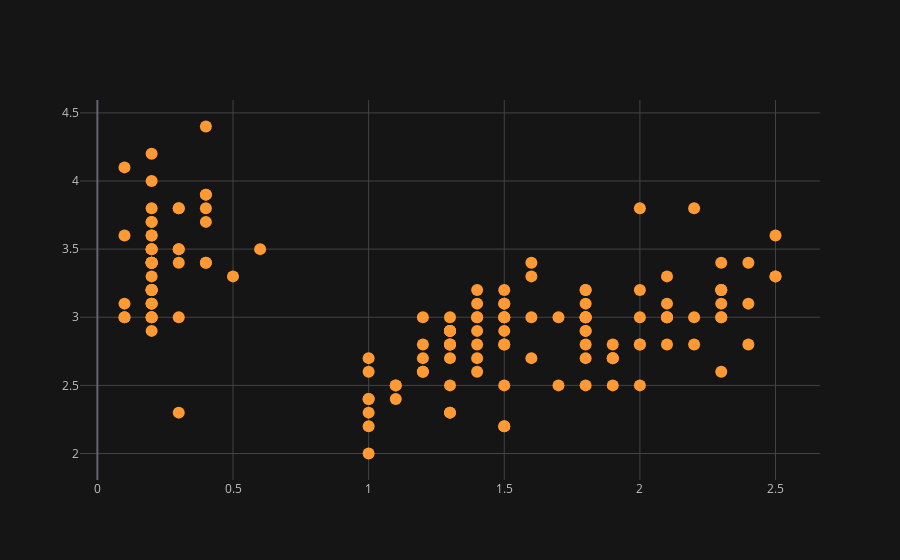

Notebook code cell kept with this figure:
### Code cell
# you can change the plot background color
clf.set_config_file(theme='solar')
iris.iplot(kind='scatter', x='petal_width', y='sepal_width', mode='markers')

### Figure 1 — Plotly figure (JSON) as saved in the notebook; plotly's stock layout.template omitted (floating-point values rounded to 4 significant figures; data arrays with more than 128 entries replaced by an {"elided": "..."} marker saying what was removed)
{"data": [{"line": {"color": "rgba(255, 153, 51, 1.0)", "dash": "solid", "shape": "linear", "width": 1.3}, "marker": {"size": 12, "symbol": "circle"}, "mode": "markers", "name": "sepal_width", "text": "", "type": "scatter", "x": {"elided": "150 float values"}, "y": {"elided": "150 float values"}}], "layout": {"legend": {"bgcolor": "#151516", "font": {"color": "#D9D9D9"}}, "paper_bgcolor": "#151516", "plot_bgcolor": "#151516", "title": {"font": {"color": "#D9D9D9"}}, "xaxis": {"gridcolor": "#434343", "showgrid": true, "tickfont": {"color": "#C2C2C2"}, "title": {"font": {"color": "#D9D9D9"}, "text": ""}, "zerolinecolor": "#666570"}, "yaxis": {"gridcolor": "#434343", "showgrid": true, "tickfont": {"color": "#C2C2C2"}, "title": {"font": {"color": "#D9D9D9"}, "text": ""}, "zerolinecolor": "#666570"}}}
